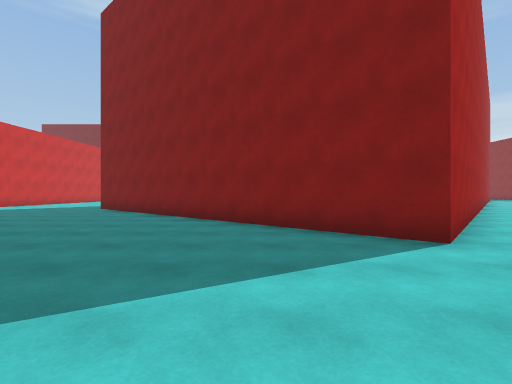
view 1 (above)

24 first-person views from a walk through a scene from a Unity 3-D project. The camera is 1.3 m above the floor, looks level and sees 85° across. The floor is counted in squares, 2 m on a side. Each view is taken from the middle of a square. On the plan, view 1 faces up. The plan holds only what a view shows up to about 9 squares ahead; the rest is blank. The place goes on beyond the plan.

view 2
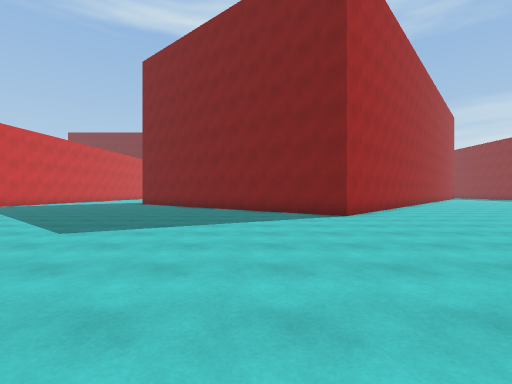

view 3
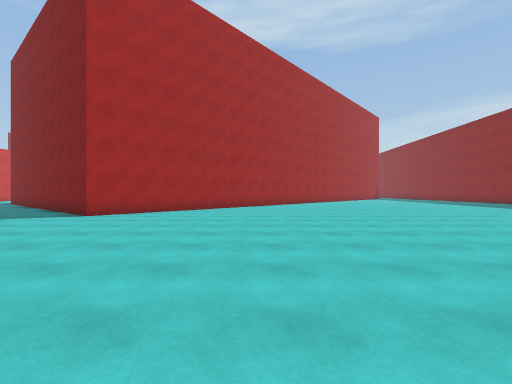

view 4
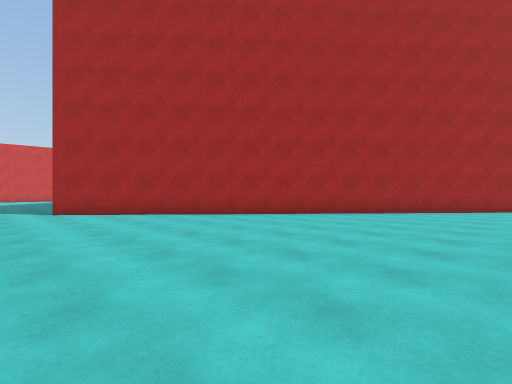

view 5
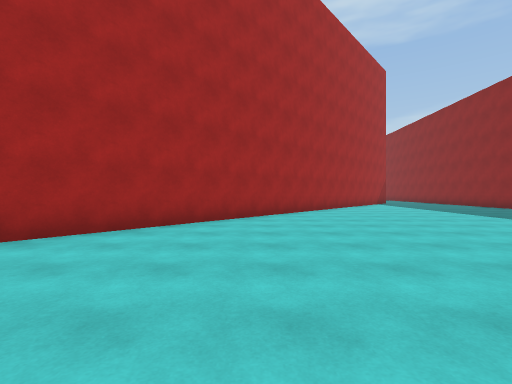

view 6
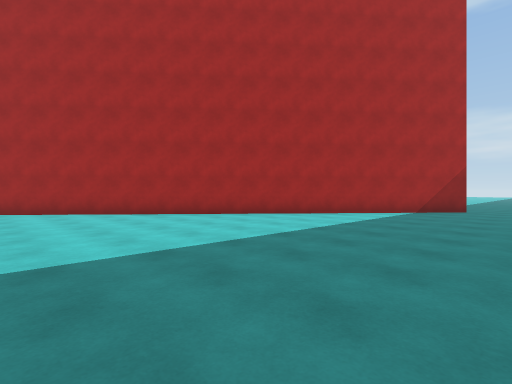

view 7
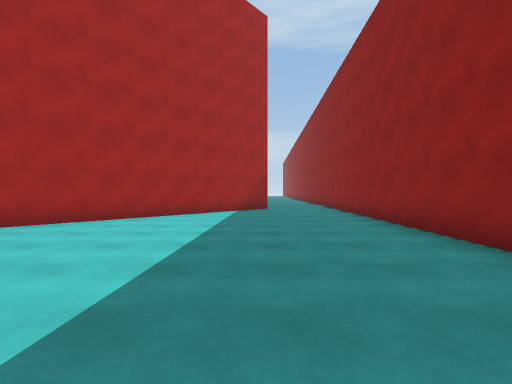

view 8
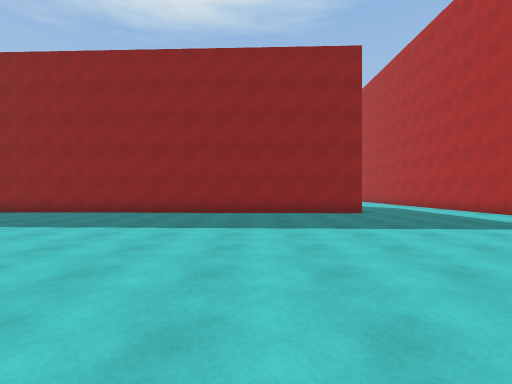

view 9
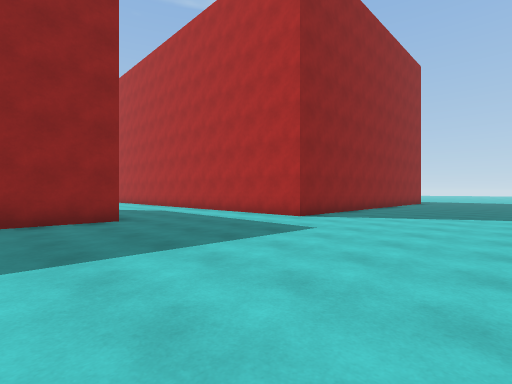

view 10
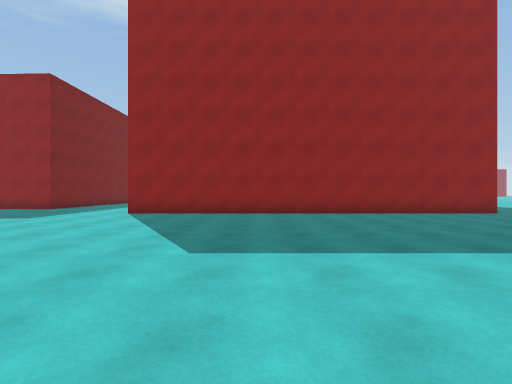

view 11
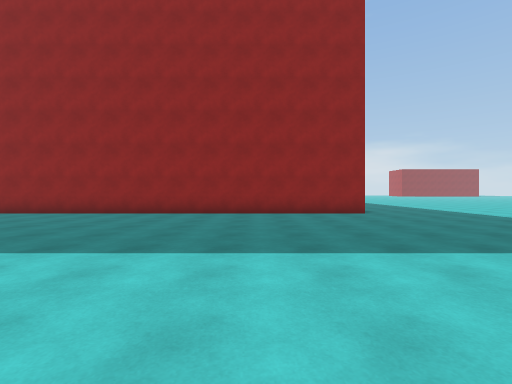

view 12
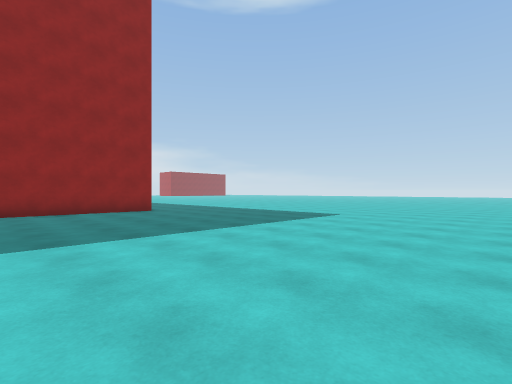

view 13
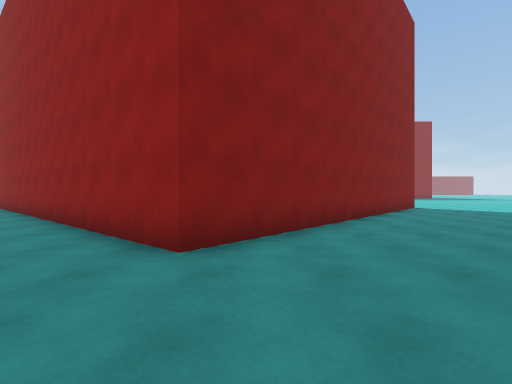

view 14
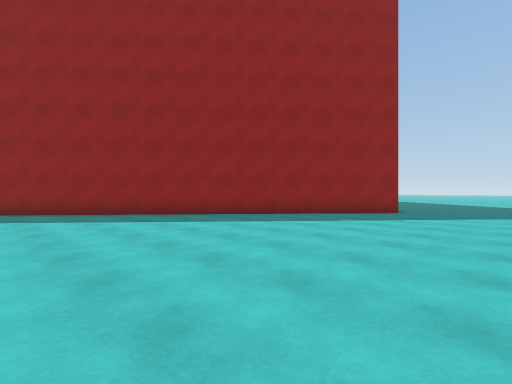

view 15
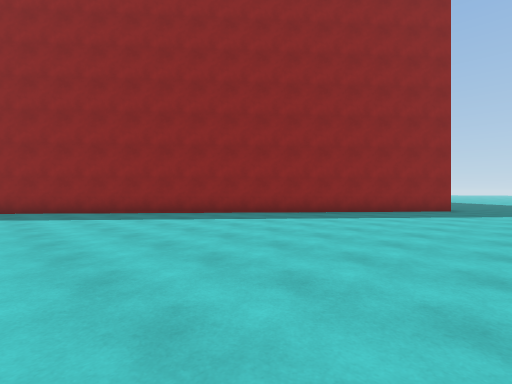

view 16
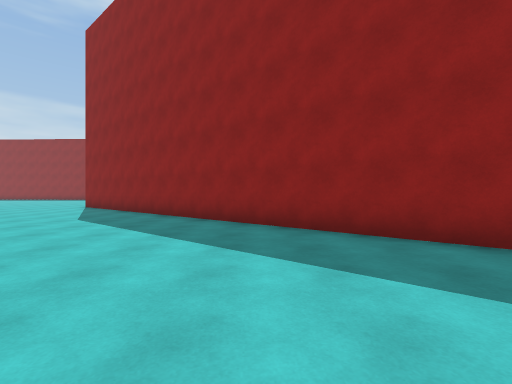

view 17
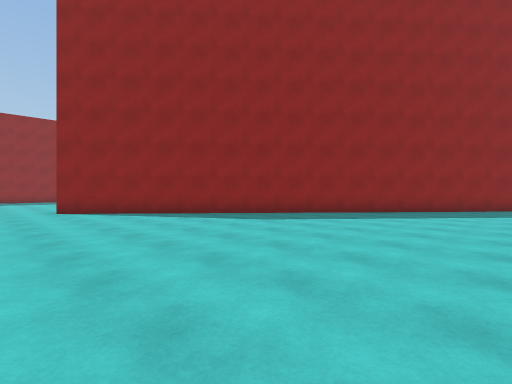

view 18
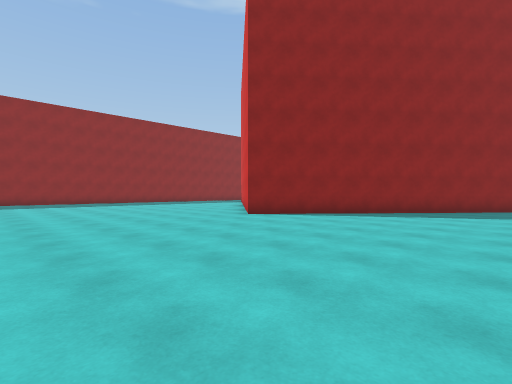

view 19
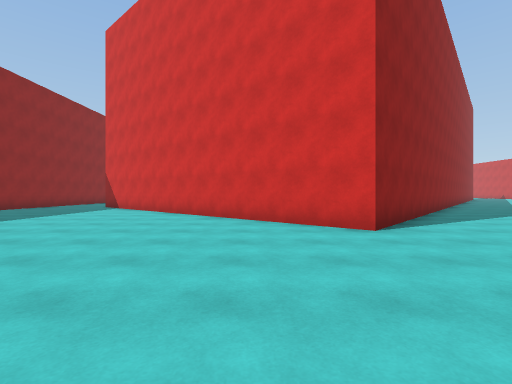

view 20
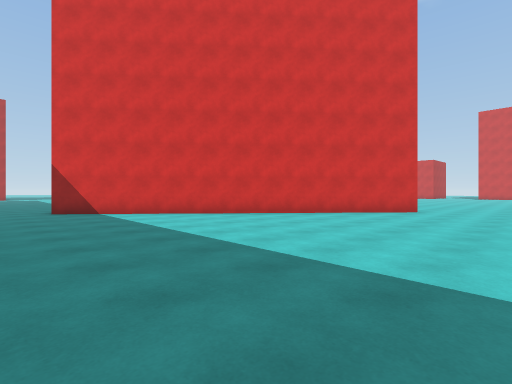

view 21
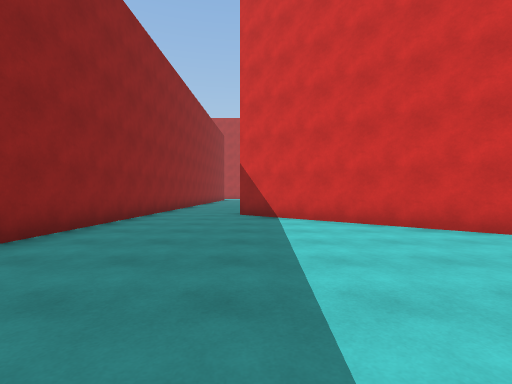

view 22
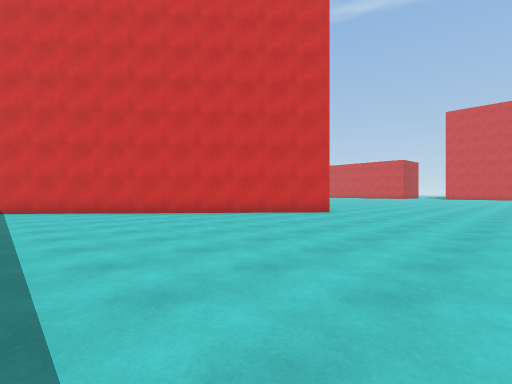

view 23
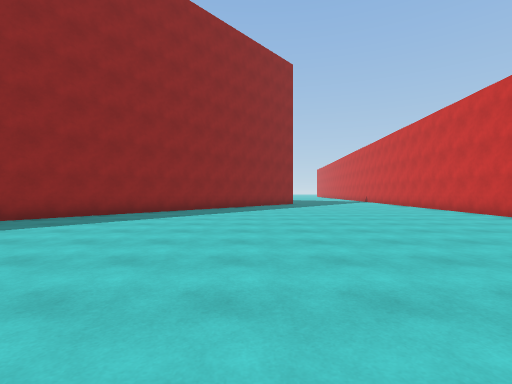

view 24
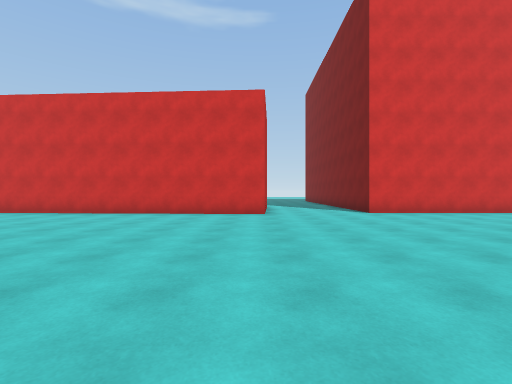

### Floor plan
Points are (right, up) in squares from view 1. A wall is a line through its corners. A room is listed if a view was taken in it or the views show most of it. See-through windows are left out.
Room 1 (views 1, 2, 3, 4, 5, 6, 7, 8, 9, 10, 11, 12, 13)
walls: (18.5, -7.4) (18.5, 3.9) (21, 3.9); (20.5, 7.7) (21.1, 22.4); (18.5, 22) (2.4, 3.5) (-6, 10.8) (-5, 11.9)
ways out: opening at (-8, 13) to room 2; opening at (19.5, 23) to room 2
Room 2 (views 14, 15, 16, 17, 18, 19, 20, 21, 22, 23, 24)
walls: (-10.2, 25.4) (-10.7, 17); (-10.7, 33) (-10.7, 28.5); (21.1, 22.4) (21.2, 26.1); (-5, 11.9) (10, 29.3) (18.5, 22)
ways out: opening at (-8, 13) to room 1; opening at (19.5, 23) to room 1

Where each view was taken, in squares from view 1:
view 1: 0 up, 0 right, facing up
view 2: 4 down, 0 right, facing up
view 3: 4 down, 7 right, facing up
view 4: 2 up, 12 right, facing up-left
view 5: 6 up, 11 right, facing up
view 6: 11 up, 20 right, facing up-left
view 7: 11 up, 18 right, facing up
view 8: 11 up, 12 right, facing right
view 9: 10 up, 14 right, facing down-right
view 10: 0 up, 10 right, facing right
view 11: 4 down, 10 right, facing right
view 12: 3 down, 9 right, facing down-right
view 13: 10 up, 9 left, facing right
view 14: 20 up, 9 left, facing down-right
view 15: 22 up, 8 left, facing down-right
view 16: 22 up, 2 left, facing right
view 17: 31 up, 0 right, facing down-right
view 18: 35 up, 4 right, facing down-right
view 19: 34 up, 12 right, facing down
view 20: 32 up, 20 right, facing down-left
view 21: 30 up, 18 right, facing down
view 22: 34 up, 18 right, facing down-left
view 23: 26 up, 4 left, facing down
view 24: 25 up, 2 left, facing left
